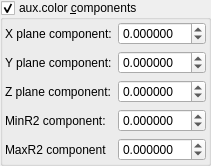
    <widget class="MyGroupBox" name="groupCheck_fold_color_aux_color_enabled_false">
     <property name="font">
      <font>
       <weight>50</weight>
       <bold>false</bold>
      </font>
     </property>
     <property name="title">
      <string>aux.color &amp;components</string>
     </property>
     <property name="checkable">
      <bool>true</bool>
     </property>
     <layout class="QVBoxLayout" name="verticalLayout_8">
      <property name="leftMargin">
       <number>2</number>
      </property>
      <property name="topMargin">
       <number>2</number>
      </property>
      <property name="rightMargin">
       <number>2</number>
      </property>
      <property name="bottomMargin">
       <number>2</number>
      </property>
      <item>
       <layout class="QGridLayout" name="gridLayout_20">
        <item row="1" column="0">
         <widget class="QLabel" name="label_29">
          <property name="text">
           <string>X plane component:</string>
          </property>
         </widget>
        </item>
        <item row="4" column="1">
         <widget class="MyDoubleSpinBox" name="spinbox_mandelbox_color_Sp1">
          <property name="sizePolicy">
           <sizepolicy hsizetype="Minimum" vsizetype="Maximum">
            <horstretch>0</horstretch>
            <verstretch>0</verstretch>
           </sizepolicy>
          </property>
          <property name="prefix">
           <string/>
          </property>
          <property name="decimals">
           <number>6</number>
          </property>
          <property name="minimum">
           <double>-99.989999999999995</double>
          </property>
          <property name="singleStep">
           <double>0.100000000000000</double>
          </property>
         </widget>
        </item>
        <item row="3" column="1">
         <widget class="MyDoubleSpinBox" name="spinbox3_mandelbox_color_z">
          <property name="sizePolicy">
           <sizepolicy hsizetype="Minimum" vsizetype="Maximum">
            <horstretch>0</horstretch>
            <verstretch>0</verstretch>
           </sizepolicy>
          </property>
          <property name="prefix">
           <string/>
          </property>
          <property name="suffix">
           <string/>
          </property>
          <property name="decimals">
           <number>6</number>
          </property>
          <property name="minimum">
           <double>-99.989999999999995</double>
          </property>
          <property name="maximum">
           <double>99.989999999999995</double>
          </property>
          <property name="singleStep">
           <double>0.100000000000000</double>
          </property>
         </widget>
        </item>
        <item row="2" column="1">
         <widget class="MyDoubleSpinBox" name="spinbox3_mandelbox_color_y">
          <property name="sizePolicy">
           <sizepolicy hsizetype="Minimum" vsizetype="Maximum">
            <horstretch>0</horstretch>
            <verstretch>0</verstretch>
           </sizepolicy>
          </property>
          <property name="prefix">
           <string/>
          </property>
          <property name="suffix">
           <string/>
          </property>
          <property name="decimals">
           <number>6</number>
          </property>
          <property name="minimum">
           <double>-99.989999999999995</double>
          </property>
          <property name="maximum">
           <double>99.989999999999995</double>
          </property>
          <property name="singleStep">
           <double>0.100000000000000</double>
          </property>
         </widget>
        </item>
        <item row="5" column="0">
         <widget class="QLabel" name="label_37">
          <property name="text">
           <string>MaxR2 component</string>
          </property>
         </widget>
        </item>
        <item row="4" column="0">
         <widget class="QLabel" name="label_36">
          <property name="text">
           <string>MinR2 component:</string>
          </property>
         </widget>
        </item>
        <item row="2" column="0">
         <widget class="QLabel" name="label_35">
          <property name="text">
           <string>Y plane component:</string>
          </property>
         </widget>
        </item>
        <item row="1" column="1">
         <widget class="MyDoubleSpinBox" name="spinbox3_mandelbox_color_x">
          <property name="sizePolicy">
           <sizepolicy hsizetype="Minimum" vsizetype="Maximum">
            <horstretch>0</horstretch>
            <verstretch>0</verstretch>
           </sizepolicy>
          </property>
          <property name="prefix">
           <string/>
          </property>
          <property name="suffix">
           <string/>
          </property>
          <property name="decimals">
           <number>6</number>
          </property>
          <property name="minimum">
           <double>-99.989999999999995</double>
          </property>
          <property name="maximum">
           <double>99.989999999999995</double>
          </property>
          <property name="singleStep">
           <double>0.100000000000000</double>
          </property>
         </widget>
        </item>
        <item row="5" column="1">
         <widget class="MyDoubleSpinBox" name="spinbox_mandelbox_color_Sp2">
          <property name="sizePolicy">
           <sizepolicy hsizetype="Minimum" vsizetype="Maximum">
            <horstretch>0</horstretch>
            <verstretch>0</verstretch>
           </sizepolicy>
          </property>
          <property name="prefix">
           <string/>
          </property>
          <property name="decimals">
           <number>6</number>
          </property>
          <property name="minimum">
           <double>-99.989999999999995</double>
          </property>
          <property name="singleStep">
           <double>0.100000000000000</double>
          </property>
         </widget>
        </item>
        <item row="3" column="0">
         <widget class="QLabel" name="label_34">
          <property name="text">
           <string>Z plane component:</string>
          </property>
         </widget>
        </item>
       </layout>
      </item>
     </layout>
    </widget>
